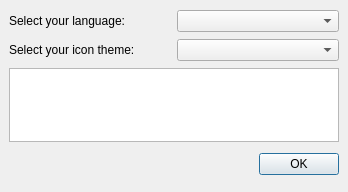
<ui version="4.0" >
 <author></author>
 <comment></comment>
 <exportmacro></exportmacro>
 <class>RzxIntro</class>
 <widget class="QDialog" name="RzxIntro" >
  <property name="geometry" >
   <rect>
    <x>0</x>
    <y>0</y>
    <width>348</width>
    <height>192</height>
   </rect>
  </property>
  <property name="windowTitle" >
   <string>Welcome</string>
  </property>
  <layout class="QGridLayout" >
   <property name="margin" >
    <number>9</number>
   </property>
   <property name="spacing" >
    <number>6</number>
   </property>
   <item row="2" column="0" colspan="2" >
    <widget class="QListWidget" name="listIcons" >
     <property name="minimumSize" >
      <size>
       <width>330</width>
       <height>74</height>
      </size>
     </property>
     <property name="maximumSize" >
      <size>
       <width>330</width>
       <height>74</height>
      </size>
     </property>
     <property name="verticalScrollBarPolicy" >
      <enum>Qt::ScrollBarAlwaysOff</enum>
     </property>
     <property name="horizontalScrollBarPolicy" >
      <enum>Qt::ScrollBarAlwaysOff</enum>
     </property>
     <property name="selectionMode" >
      <enum>QAbstractItemView::NoSelection</enum>
     </property>
     <property name="iconSize" >
      <size>
       <width>32</width>
       <height>32</height>
      </size>
     </property>
     <property name="gridSize" >
      <size>
       <width>32</width>
       <height>32</height>
      </size>
     </property>
     <property name="viewMode" >
      <enum>QListView::IconMode</enum>
     </property>
    </widget>
   </item>
   <item row="1" column="1" >
    <widget class="QComboBox" name="cbIcons" />
   </item>
   <item row="0" column="1" >
    <widget class="QComboBox" name="cbLanguage" />
   </item>
   <item row="1" column="0" >
    <widget class="QLabel" name="lblIcon" >
     <property name="text" >
      <string>Select your icon theme:</string>
     </property>
    </widget>
   </item>
   <item row="0" column="0" >
    <widget class="QLabel" name="lblLanguage" >
     <property name="text" >
      <string>Select your language:</string>
     </property>
    </widget>
   </item>
   <item row="3" column="0" colspan="2" >
    <layout class="QHBoxLayout" >
     <property name="margin" >
      <number>0</number>
     </property>
     <property name="spacing" >
      <number>6</number>
     </property>
     <item>
      <spacer>
       <property name="orientation" >
        <enum>Qt::Horizontal</enum>
       </property>
       <property name="sizeHint" >
        <size>
         <width>131</width>
         <height>31</height>
        </size>
       </property>
      </spacer>
     </item>
     <item>
      <widget class="QPushButton" name="btnOK" >
       <property name="text" >
        <string>OK</string>
       </property>
      </widget>
     </item>
    </layout>
   </item>
  </layout>
 </widget>
 <pixmapfunction></pixmapfunction>
 <tabstops>
  <tabstop>cbLanguage</tabstop>
  <tabstop>cbIcons</tabstop>
  <tabstop>btnOK</tabstop>
  <tabstop>listIcons</tabstop>
 </tabstops>
 <resources/>
 <connections/>
</ui>
